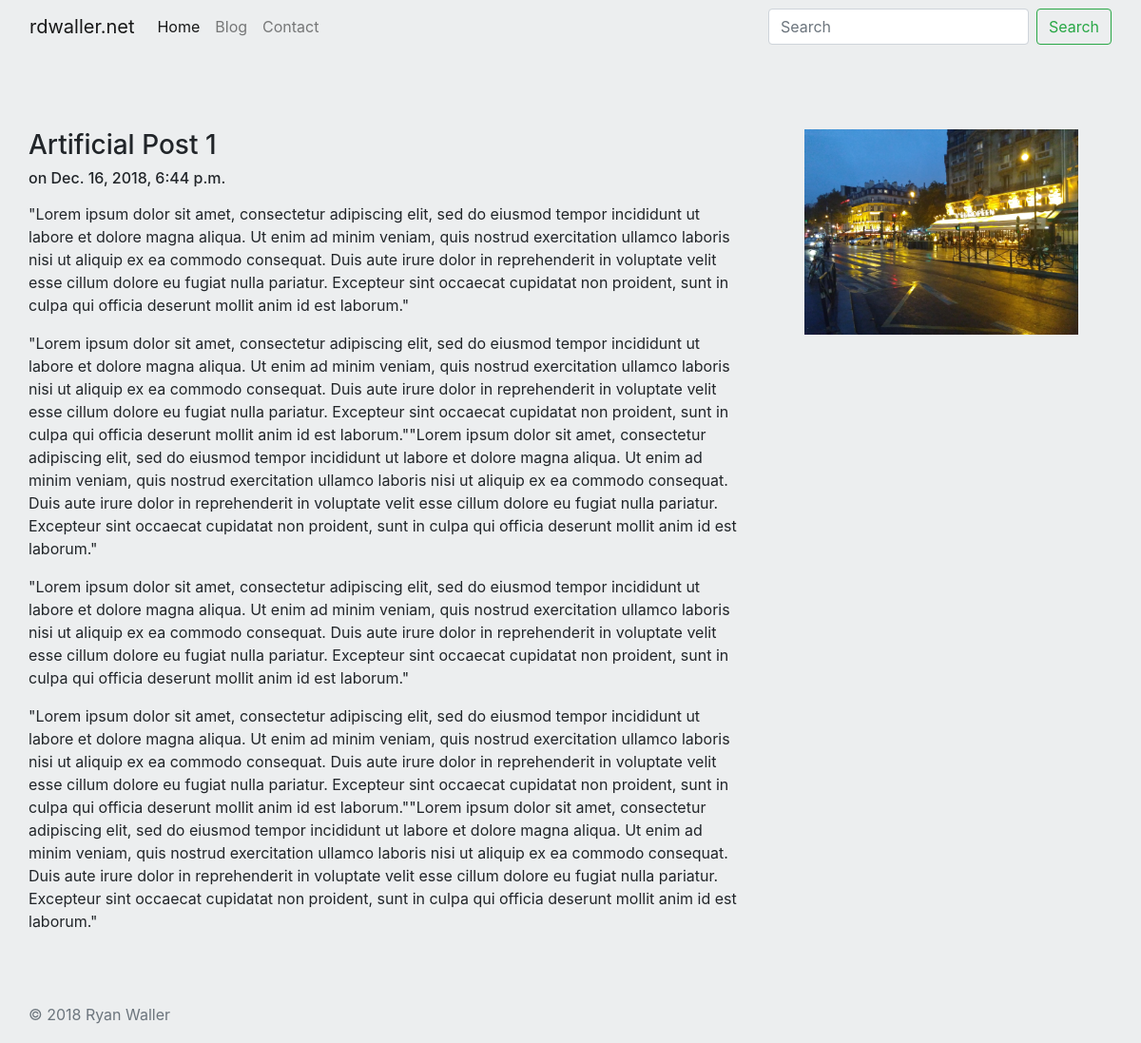
The page /blog/7 on the database its author committed.
### blog/models.py (models this page shows, shortened)
class Post(models.Model):
  title = models.CharField(max_length=140)
  body = models.TextField()
  image = models.ImageField(blank=True, null=True ,upload_to='../media/%Y/%m/%d')
  date = models.DateTimeField()

### blog/templates/blog/post.html
{% extends "principal/header.html" %}
{% block content %}
  <div class="container-fluid">
    <div class="row">
      <div class="col-sm-12 col-lg-8">
        <h3>{{ post.title }}</h3>
        <h6>on {{ post.date }}</h6>
        <p>{{ post.body|safe|linebreaks }}</p>
      </div>
      <div class="col-sm-12 col-lg-4" align="center">
        <img class="postImage" src="{{ post.image.url }}">
      </div>
    </div>
  </div>
{% endblock %}

### principal/static/principal/main.css (style rules this page uses)
body { background-color: #ECEEEF; margin-bottom: 100px; }
html { position: relative; min-height: 100%; }
.postImage { width: 80% }

### rows shown on the page
Post: title "Artificial Post 1", date "Dec. 16, 2018, 6:44 p.m.", body "\"Lorem ipsum dolor sit amet, consectetur adipiscing elit, sed do eiusmod tempor incididunt ut labore et dolore magna aliqua. Ut enim ad minim veniam, quis nostrud exercitation ullamco laboris nisi ut aliquip ex ea commodo consequat. Duis aute irure dolor in reprehenderit in voluptate velit esse cillum dolore eu fugiat nulla pariatur. Excepteur sint occaecat cupidatat non proident, sunt in culpa qui officia deserunt mollit anim id est laborum.\" \"Lorem ipsum dolor sit amet, consectetur adipiscing elit, sed do eiusmod tempor incididunt ut labore et dolore magna aliqua. Ut enim ad minim veniam, quis nostrud exercitation ullamco laboris nisi ut aliquip ex ea commodo consequat. Duis aute irure…", image (picture)
